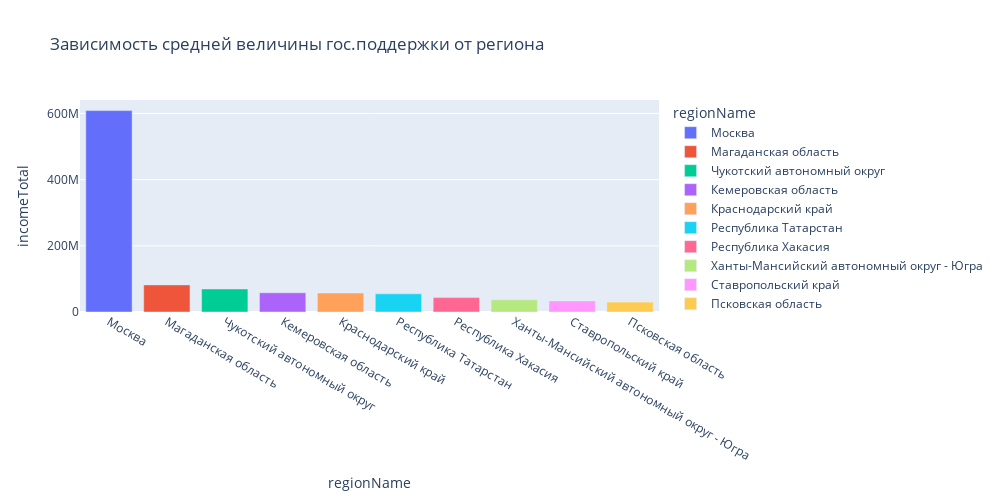

The notebook cell saved with this chart:
### Markdown cell above
Круговая диаграмма носит информационно-ознакомительный характер. Можем сравнить как отличаются формы НКО получившие гос. финансирование, зарегистрированные согласно системе Минюста и на основании данных ЕГРЮЛ. Видим, что форма НКО по системе Минюста и на основании ЕГРЮЛ очень похожи, а их различие можно списать на несогласованность баз данных разных ведомств. Поэтому в дальнейшем предлагается отказаться от анализа данных столбца 'minjustForm' и удалить его из датасета.

### Code cell
mask = data['incomeTotal'] > 0
data_tmp = data[mask]
bar_data = data_tmp.groupby(
    by='regionName',
    as_index=False
)[['incomeTotal']].mean().nlargest(10, columns=['incomeTotal'])
#display(bar_data)
#строим график
fig1 = px.bar(
    data_frame=bar_data, #датафрейм
    x="regionName", #ось x
    y="incomeTotal", #ось y
    color='regionName', #расцветка 
    #text = 'incomeTotal', #текст на столбцах
    orientation='v', #ориентация графика
    height=500, #высота
    width=1000, #ширина
    title='Зависимость средней величины гос.поддержки от региона' #заголовок    
)
#отображаем его
fig1.show()

### Figure 1 — Plotly figure (JSON) as saved in the notebook; plotly's stock layout.template omitted (floating-point values rounded to 4 significant figures)
{"data": [{"alignmentgroup": "True", "hovertemplate": "regionName=%{x}<br>incomeTotal=%{y}<extra></extra>", "legendgroup": "Москва", "marker": {"color": "#636efa", "pattern": {"shape": ""}}, "name": "Москва", "offsetgroup": "Москва", "orientation": "v", "showlegend": true, "textposition": "auto", "type": "bar", "x": ["Москва"], "xaxis": "x", "y": [608700000.0], "yaxis": "y"}, {"alignmentgroup": "True", "hovertemplate": "regionName=%{x}<br>incomeTotal=%{y}<extra></extra>", "legendgroup": "Магаданская область", "marker": {"color": "#EF553B", "pattern": {"shape": ""}}, "name": "Магаданская область", "offsetgroup": "Магаданская область", "orientation": "v", "showlegend": true, "textposition": "auto", "type": "bar", "x": ["Магаданская область"], "xaxis": "x", "y": [81900000.0], "yaxis": "y"}, {"alignmentgroup": "True", "hovertemplate": "regionName=%{x}<br>incomeTotal=%{y}<extra></extra>", "legendgroup": "Чукотский автономный округ", "marker": {"color": "#00cc96", "pattern": {"shape": ""}}, "name": "Чукотский автономный округ", "offsetgroup": "Чукотский автономный округ", "orientation": "v", "showlegend": true, "textposition": "auto", "type": "bar", "x": ["Чукотский автономный округ"], "xaxis": "x", "y": [69700000.0], "yaxis": "y"}, {"alignmentgroup": "True", "hovertemplate": "regionName=%{x}<br>incomeTotal=%{y}<extra></extra>", "legendgroup": "Кемеровская область", "marker": {"color": "#ab63fa", "pattern": {"shape": ""}}, "name": "Кемеровская область", "offsetgroup": "Кемеровская область", "orientation": "v", "showlegend": true, "textposition": "auto", "type": "bar", "x": ["Кемеровская область"], "xaxis": "x", "y": [58150000.0], "yaxis": "y"}, {"alignmentgroup": "True", "hovertemplate": "regionName=%{x}<br>incomeTotal=%{y}<extra></extra>", "legendgroup": "Краснодарский край", "marker": {"color": "#FFA15A", "pattern": {"shape": ""}}, "name": "Краснодарский край", "offsetgroup": "Краснодарский край", "orientation": "v", "showlegend": true, "textposition": "auto", "type": "bar", "x": ["Краснодарский край"], "xaxis": "x", "y": [57200000.0], "yaxis": "y"}, {"alignmentgroup": "True", "hovertemplate": "regionName=%{x}<br>incomeTotal=%{y}<extra></extra>", "legendgroup": "Республика Татарстан", "marker": {"color": "#19d3f3", "pattern": {"shape": ""}}, "name": "Республика Татарстан", "offsetgroup": "Республика Татарстан", "orientation": "v", "showlegend": true, "textposition": "auto", "type": "bar", "x": ["Республика Татарстан"], "xaxis": "x", "y": [54960000.0], "yaxis": "y"}, {"alignmentgroup": "True", "hovertemplate": "regionName=%{x}<br>incomeTotal=%{y}<extra></extra>", "legendgroup": "Республика Хакасия", "marker": {"color": "#FF6692", "pattern": {"shape": ""}}, "name": "Республика Хакасия", "offsetgroup": "Республика Хакасия", "orientation": "v", "showlegend": true, "textposition": "auto", "type": "bar", "x": ["Республика Хакасия"], "xaxis": "x", "y": [43510000.0], "yaxis": "y"}, {"alignmentgroup": "True", "hovertemplate": "regionName=%{x}<br>incomeTotal=%{y}<extra></extra>", "legendgroup": "Ханты-Мансийский автономный округ - Югра", "marker": {"color": "#B6E880", "pattern": {"shape": ""}}, "name": "Ханты-Мансийский автономный округ - Югра", "offsetgroup": "Ханты-Мансийский автономный округ - Югра", "orientation": "v", "showlegend": true, "textposition": "auto", "type": "bar", "x": ["Ханты-Мансийский автономный округ - Югра"], "xaxis": "x", "y": [36790000.0], "yaxis": "y"}, {"alignmentgroup": "True", "hovertemplate": "regionName=%{x}<br>incomeTotal=%{y}<extra></extra>", "legendgroup": "Ставропольский край", "marker": {"color": "#FF97FF", "pattern": {"shape": ""}}, "name": "Ставропольский край", "offsetgroup": "Ставропольский край", "orientation": "v", "showlegend": true, "textposition": "auto", "type": "bar", "x": ["Ставропольский край"], "xaxis": "x", "y": [33570000.0], "yaxis": "y"}, {"alignmentgroup": "True", "hovertemplate": "regionName=%{x}<br>incomeTotal=%{y}<extra></extra>", "legendgroup": "Псковская область", "marker": {"color": "#FECB52", "pattern": {"shape": ""}}, "name": "Псковская область", "offsetgroup": "Псковская область", "orientation": "v", "showlegend": true, "textposition": "auto", "type": "bar", "x": ["Псковская область"], "xaxis": "x", "y": [29890000.0], "yaxis": "y"}], "layout": {"barmode": "relative", "height": 500, "legend": {"title": {"text": "regionName"}, "tracegroupgap": 0}, "title": {"text": "Зависимость средней величины гос.поддержки от региона"}, "width": 1000, "xaxis": {"anchor": "y", "categoryarray": ["Москва", "Магаданская область", "Чукотский автономный округ", "Кемеровская область", "Краснодарский край", "Республика Татарстан", "Республика Хакасия", "Ханты-Мансийский автономный округ - Югра", "Ставропольский край", "Псковская область"], "categoryorder": "array", "domain": [0, 1], "title": {"text": "regionName"}}, "yaxis": {"anchor": "x", "domain": [0, 1], "title": {"text": "incomeTotal"}}}}
